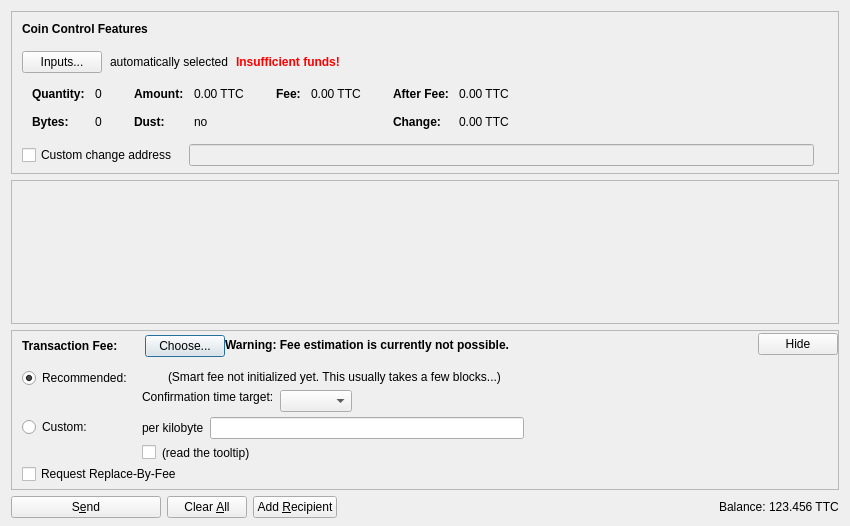
<?xml version="1.0" encoding="UTF-8"?>
<ui version="4.0">
 <class>SendCoinsDialog</class>
 <widget class="QDialog" name="SendCoinsDialog">
  <property name="geometry">
   <rect>
    <x>0</x>
    <y>0</y>
    <width>850</width>
    <height>526</height>
   </rect>
  </property>
  <property name="windowTitle">
   <string>Send Coins</string>
  </property>
  <layout class="QVBoxLayout" name="verticalLayout" stretch="0,1,0,0">
   <property name="bottomMargin">
    <number>8</number>
   </property>
   <item>
    <widget class="QFrame" name="frameCoinControl">
     <property name="sizePolicy">
      <sizepolicy hsizetype="Expanding" vsizetype="Expanding">
       <horstretch>0</horstretch>
       <verstretch>0</verstretch>
      </sizepolicy>
     </property>
     <property name="maximumSize">
      <size>
       <width>16777215</width>
       <height>16777215</height>
      </size>
     </property>
     <property name="frameShape">
      <enum>QFrame::StyledPanel</enum>
     </property>
     <property name="frameShadow">
      <enum>QFrame::Sunken</enum>
     </property>
     <layout class="QVBoxLayout" name="verticalLayoutCoinControl2">
      <property name="spacing">
       <number>0</number>
      </property>
      <property name="leftMargin">
       <number>0</number>
      </property>
      <property name="topMargin">
       <number>0</number>
      </property>
      <property name="rightMargin">
       <number>0</number>
      </property>
      <property name="bottomMargin">
       <number>6</number>
      </property>
      <item>
       <layout class="QVBoxLayout" name="verticalLayoutCoinControl" stretch="0,0,0,0,1">
        <property name="spacing">
         <number>0</number>
        </property>
        <property name="leftMargin">
         <number>10</number>
        </property>
        <property name="topMargin">
         <number>10</number>
        </property>
        <item>
         <layout class="QHBoxLayout" name="horizontalLayoutCoinControl1">
          <property name="bottomMargin">
           <number>15</number>
          </property>
          <item>
           <widget class="QLabel" name="labelCoinControlFeatures">
            <property name="sizePolicy">
             <sizepolicy hsizetype="Preferred" vsizetype="Maximum">
              <horstretch>0</horstretch>
              <verstretch>0</verstretch>
             </sizepolicy>
            </property>
            <property name="font">
             <font>
              <weight>75</weight>
              <bold>true</bold>
             </font>
            </property>
            <property name="styleSheet">
             <string notr="true">font-weight:bold;</string>
            </property>
            <property name="text">
             <string>Coin Control Features</string>
            </property>
           </widget>
          </item>
         </layout>
        </item>
        <item>
         <layout class="QHBoxLayout" name="horizontalLayoutCoinControl2" stretch="0,0,0,0">
          <property name="spacing">
           <number>8</number>
          </property>
          <property name="bottomMargin">
           <number>10</number>
          </property>
          <item>
           <widget class="QPushButton" name="pushButtonCoinControl">
            <property name="styleSheet">
             <string notr="true"/>
            </property>
            <property name="text">
             <string>Inputs...</string>
            </property>
            <property name="autoDefault">
             <bool>false</bool>
            </property>
           </widget>
          </item>
          <item>
           <widget class="QLabel" name="labelCoinControlAutomaticallySelected">
            <property name="text">
             <string>automatically selected</string>
            </property>
            <property name="margin">
             <number>5</number>
            </property>
           </widget>
          </item>
          <item>
           <widget class="QLabel" name="labelCoinControlInsuffFunds">
            <property name="font">
             <font>
              <weight>75</weight>
              <bold>true</bold>
             </font>
            </property>
            <property name="styleSheet">
             <string notr="true">color:red;font-weight:bold;</string>
            </property>
            <property name="text">
             <string>Insufficient funds!</string>
            </property>
            <property name="margin">
             <number>5</number>
            </property>
           </widget>
          </item>
          <item>
           <spacer name="horizontalSpacerCoinControl">
            <property name="orientation">
             <enum>Qt::Horizontal</enum>
            </property>
            <property name="sizeHint" stdset="0">
             <size>
              <width>40</width>
              <height>1</height>
             </size>
            </property>
           </spacer>
          </item>
         </layout>
        </item>
        <item>
         <widget class="QWidget" name="widgetCoinControl" native="true">
          <property name="sizePolicy">
           <sizepolicy hsizetype="Preferred" vsizetype="Preferred">
            <horstretch>0</horstretch>
            <verstretch>0</verstretch>
           </sizepolicy>
          </property>
          <property name="minimumSize">
           <size>
            <width>0</width>
            <height>0</height>
           </size>
          </property>
          <property name="styleSheet">
           <string notr="true"/>
          </property>
          <layout class="QHBoxLayout" name="horizontalLayoutCoinControl5">
           <property name="leftMargin">
            <number>0</number>
           </property>
           <property name="topMargin">
            <number>0</number>
           </property>
           <property name="rightMargin">
            <number>0</number>
           </property>
           <property name="bottomMargin">
            <number>0</number>
           </property>
           <item>
            <layout class="QHBoxLayout" name="horizontalLayoutCoinControl3" stretch="0,0,0,1">
             <property name="spacing">
              <number>20</number>
             </property>
             <property name="topMargin">
              <number>0</number>
             </property>
             <property name="bottomMargin">
              <number>10</number>
             </property>
             <item>
              <layout class="QFormLayout" name="formLayoutCoinControl1">
               <property name="horizontalSpacing">
                <number>10</number>
               </property>
               <property name="verticalSpacing">
                <number>14</number>
               </property>
               <property name="leftMargin">
                <number>10</number>
               </property>
               <property name="topMargin">
                <number>4</number>
               </property>
               <property name="rightMargin">
                <number>6</number>
               </property>
               <item row="0" column="0">
                <widget class="QLabel" name="labelCoinControlQuantityText">
                 <property name="font">
                  <font>
                   <weight>75</weight>
                   <bold>true</bold>
                  </font>
                 </property>
                 <property name="text">
                  <string>Quantity:</string>
                 </property>
                 <property name="margin">
                  <number>0</number>
                 </property>
                </widget>
               </item>
               <item row="0" column="1">
                <widget class="QLabel" name="labelCoinControlQuantity">
                 <property name="cursor">
                  <cursorShape>IBeamCursor</cursorShape>
                 </property>
                 <property name="contextMenuPolicy">
                  <enum>Qt::ActionsContextMenu</enum>
                 </property>
                 <property name="text">
                  <string notr="true">0</string>
                 </property>
                 <property name="margin">
                  <number>0</number>
                 </property>
                 <property name="textInteractionFlags">
                  <set>Qt::LinksAccessibleByMouse|Qt::TextSelectableByKeyboard|Qt::TextSelectableByMouse</set>
                 </property>
                </widget>
               </item>
               <item row="1" column="0">
                <widget class="QLabel" name="labelCoinControlBytesText">
                 <property name="font">
                  <font>
                   <weight>75</weight>
                   <bold>true</bold>
                  </font>
                 </property>
                 <property name="text">
                  <string>Bytes:</string>
                 </property>
                </widget>
               </item>
               <item row="1" column="1">
                <widget class="QLabel" name="labelCoinControlBytes">
                 <property name="cursor">
                  <cursorShape>IBeamCursor</cursorShape>
                 </property>
                 <property name="contextMenuPolicy">
                  <enum>Qt::ActionsContextMenu</enum>
                 </property>
                 <property name="text">
                  <string notr="true">0</string>
                 </property>
                 <property name="textInteractionFlags">
                  <set>Qt::LinksAccessibleByMouse|Qt::TextSelectableByKeyboard|Qt::TextSelectableByMouse</set>
                 </property>
                </widget>
               </item>
              </layout>
             </item>
             <item>
              <layout class="QFormLayout" name="formLayoutCoinControl2">
               <property name="horizontalSpacing">
                <number>10</number>
               </property>
               <property name="verticalSpacing">
                <number>14</number>
               </property>
               <property name="leftMargin">
                <number>6</number>
               </property>
               <property name="topMargin">
                <number>4</number>
               </property>
               <property name="rightMargin">
                <number>6</number>
               </property>
               <item row="0" column="0">
                <widget class="QLabel" name="labelCoinControlAmountText">
                 <property name="font">
                  <font>
                   <weight>75</weight>
                   <bold>true</bold>
                  </font>
                 </property>
                 <property name="text">
                  <string>Amount:</string>
                 </property>
                 <property name="margin">
                  <number>0</number>
                 </property>
                </widget>
               </item>
               <item row="0" column="1">
                <widget class="QLabel" name="labelCoinControlAmount">
                 <property name="cursor">
                  <cursorShape>IBeamCursor</cursorShape>
                 </property>
                 <property name="contextMenuPolicy">
                  <enum>Qt::ActionsContextMenu</enum>
                 </property>
                 <property name="text">
                  <string notr="true">0.00 TTC</string>
                 </property>
                 <property name="textInteractionFlags">
                  <set>Qt::LinksAccessibleByMouse|Qt::TextSelectableByKeyboard|Qt::TextSelectableByMouse</set>
                 </property>
                </widget>
               </item>
               <item row="1" column="0">
                <widget class="QLabel" name="labelCoinControlLowOutputText">
                 <property name="font">
                  <font>
                   <weight>75</weight>
                   <bold>true</bold>
                  </font>
                 </property>
                 <property name="text">
                  <string>Dust:</string>
                 </property>
                </widget>
               </item>
               <item row="1" column="1">
                <widget class="QLabel" name="labelCoinControlLowOutput">
                 <property name="cursor">
                  <cursorShape>IBeamCursor</cursorShape>
                 </property>
                 <property name="contextMenuPolicy">
                  <enum>Qt::ActionsContextMenu</enum>
                 </property>
                 <property name="text">
                  <string notr="true">no</string>
                 </property>
                 <property name="textInteractionFlags">
                  <set>Qt::LinksAccessibleByMouse|Qt::TextSelectableByKeyboard|Qt::TextSelectableByMouse</set>
                 </property>
                </widget>
               </item>
              </layout>
             </item>
             <item>
              <layout class="QFormLayout" name="formLayoutCoinControl3">
               <property name="horizontalSpacing">
                <number>10</number>
               </property>
               <property name="verticalSpacing">
                <number>14</number>
               </property>
               <property name="leftMargin">
                <number>6</number>
               </property>
               <property name="topMargin">
                <number>4</number>
               </property>
               <property name="rightMargin">
                <number>6</number>
               </property>
               <item row="0" column="0">
                <widget class="QLabel" name="labelCoinControlFeeText">
                 <property name="font">
                  <font>
                   <weight>75</weight>
                   <bold>true</bold>
                  </font>
                 </property>
                 <property name="text">
                  <string>Fee:</string>
                 </property>
                 <property name="margin">
                  <number>0</number>
                 </property>
                </widget>
               </item>
               <item row="0" column="1">
                <widget class="QLabel" name="labelCoinControlFee">
                 <property name="cursor">
                  <cursorShape>IBeamCursor</cursorShape>
                 </property>
                 <property name="contextMenuPolicy">
                  <enum>Qt::ActionsContextMenu</enum>
                 </property>
                 <property name="text">
                  <string notr="true">0.00 TTC</string>
                 </property>
                 <property name="textInteractionFlags">
                  <set>Qt::LinksAccessibleByMouse|Qt::TextSelectableByKeyboard|Qt::TextSelectableByMouse</set>
                 </property>
                </widget>
               </item>
              </layout>
             </item>
             <item>
              <layout class="QFormLayout" name="formLayoutCoinControl4">
               <property name="horizontalSpacing">
                <number>10</number>
               </property>
               <property name="verticalSpacing">
                <number>14</number>
               </property>
               <property name="leftMargin">
                <number>6</number>
               </property>
               <property name="topMargin">
                <number>4</number>
               </property>
               <property name="rightMargin">
                <number>6</number>
               </property>
               <item row="0" column="0">
                <widget class="QLabel" name="labelCoinControlAfterFeeText">
                 <property name="font">
                  <font>
                   <weight>75</weight>
                   <bold>true</bold>
                  </font>
                 </property>
                 <property name="text">
                  <string>After Fee:</string>
                 </property>
                 <property name="margin">
                  <number>0</number>
                 </property>
                </widget>
               </item>
               <item row="0" column="1">
                <widget class="QLabel" name="labelCoinControlAfterFee">
                 <property name="cursor">
                  <cursorShape>IBeamCursor</cursorShape>
                 </property>
                 <property name="contextMenuPolicy">
                  <enum>Qt::ActionsContextMenu</enum>
                 </property>
                 <property name="text">
                  <string notr="true">0.00 TTC</string>
                 </property>
                 <property name="textInteractionFlags">
                  <set>Qt::LinksAccessibleByMouse|Qt::TextSelectableByKeyboard|Qt::TextSelectableByMouse</set>
                 </property>
                </widget>
               </item>
               <item row="1" column="0">
                <widget class="QLabel" name="labelCoinControlChangeText">
                 <property name="font">
                  <font>
                   <weight>75</weight>
                   <bold>true</bold>
                  </font>
                 </property>
                 <property name="text">
                  <string>Change:</string>
                 </property>
                </widget>
               </item>
               <item row="1" column="1">
                <widget class="QLabel" name="labelCoinControlChange">
                 <property name="cursor">
                  <cursorShape>IBeamCursor</cursorShape>
                 </property>
                 <property name="contextMenuPolicy">
                  <enum>Qt::ActionsContextMenu</enum>
                 </property>
                 <property name="text">
                  <string notr="true">0.00 TTC</string>
                 </property>
                 <property name="textInteractionFlags">
                  <set>Qt::LinksAccessibleByMouse|Qt::TextSelectableByKeyboard|Qt::TextSelectableByMouse</set>
                 </property>
                </widget>
               </item>
              </layout>
             </item>
            </layout>
           </item>
          </layout>
         </widget>
        </item>
        <item>
         <layout class="QHBoxLayout" name="horizontalLayoutCoinControl4" stretch="0,0,0">
          <property name="spacing">
           <number>12</number>
          </property>
          <property name="sizeConstraint">
           <enum>QLayout::SetDefaultConstraint</enum>
          </property>
          <property name="topMargin">
           <number>5</number>
          </property>
          <property name="rightMargin">
           <number>5</number>
          </property>
          <item>
           <widget class="QCheckBox" name="checkBoxCoinControlChange">
            <property name="toolTip">
             <string>If this is activated, but the change address is empty or invalid, change will be sent to a newly generated address.</string>
            </property>
            <property name="text">
             <string>Custom change address</string>
            </property>
           </widget>
          </item>
          <item>
           <widget class="QValidatedLineEdit" name="lineEditCoinControlChange">
            <property name="enabled">
             <bool>false</bool>
            </property>
            <property name="sizePolicy">
             <sizepolicy hsizetype="Expanding" vsizetype="Fixed">
              <horstretch>0</horstretch>
              <verstretch>0</verstretch>
             </sizepolicy>
            </property>
           </widget>
          </item>
          <item>
           <widget class="QLabel" name="labelCoinControlChangeLabel">
            <property name="sizePolicy">
             <sizepolicy hsizetype="Preferred" vsizetype="Expanding">
              <horstretch>0</horstretch>
              <verstretch>0</verstretch>
             </sizepolicy>
            </property>
            <property name="minimumSize">
             <size>
              <width>0</width>
              <height>0</height>
             </size>
            </property>
            <property name="text">
             <string/>
            </property>
            <property name="margin">
             <number>3</number>
            </property>
           </widget>
          </item>
         </layout>
        </item>
        <item>
         <spacer name="verticalSpacerCoinControl">
          <property name="orientation">
           <enum>Qt::Vertical</enum>
          </property>
          <property name="sizeHint" stdset="0">
           <size>
            <width>800</width>
            <height>1</height>
           </size>
          </property>
         </spacer>
        </item>
       </layout>
      </item>
     </layout>
    </widget>
   </item>
   <item>
    <widget class="QScrollArea" name="scrollArea">
     <property name="widgetResizable">
      <bool>true</bool>
     </property>
     <widget class="QWidget" name="scrollAreaWidgetContents">
      <property name="geometry">
       <rect>
        <x>0</x>
        <y>0</y>
        <width>830</width>
        <height>104</height>
       </rect>
      </property>
      <layout class="QVBoxLayout" name="verticalLayout_2" stretch="0,1">
       <property name="leftMargin">
        <number>0</number>
       </property>
       <property name="topMargin">
        <number>0</number>
       </property>
       <property name="rightMargin">
        <number>0</number>
       </property>
       <property name="bottomMargin">
        <number>0</number>
       </property>
       <item>
        <layout class="QVBoxLayout" name="entries">
         <property name="spacing">
          <number>6</number>
         </property>
        </layout>
       </item>
       <item>
        <spacer name="verticalSpacer">
         <property name="orientation">
          <enum>Qt::Vertical</enum>
         </property>
         <property name="sizeHint" stdset="0">
          <size>
           <width>20</width>
           <height>40</height>
          </size>
         </property>
        </spacer>
       </item>
      </layout>
     </widget>
    </widget>
   </item>
   <item>
    <widget class="QFrame" name="frameFee">
     <property name="sizePolicy">
      <sizepolicy hsizetype="Expanding" vsizetype="Expanding">
       <horstretch>0</horstretch>
       <verstretch>0</verstretch>
      </sizepolicy>
     </property>
     <property name="maximumSize">
      <size>
       <width>16777215</width>
       <height>16777215</height>
      </size>
     </property>
     <property name="frameShape">
      <enum>QFrame::StyledPanel</enum>
     </property>
     <property name="frameShadow">
      <enum>QFrame::Sunken</enum>
     </property>
     <layout class="QVBoxLayout" name="verticalLayoutFee1">
      <property name="spacing">
       <number>0</number>
      </property>
      <property name="leftMargin">
       <number>0</number>
      </property>
      <property name="topMargin">
       <number>0</number>
      </property>
      <property name="rightMargin">
       <number>0</number>
      </property>
      <property name="bottomMargin">
       <number>0</number>
      </property>
      <item>
       <layout class="QVBoxLayout" name="verticalLayoutFee2" stretch="0,0,0">
        <property name="spacing">
         <number>0</number>
        </property>
        <property name="leftMargin">
         <number>10</number>
        </property>
        <property name="topMargin">
         <number>0</number>
        </property>
        <item>
         <layout class="QHBoxLayout" name="horizontalLayoutFee1">
          <property name="bottomMargin">
           <number>0</number>
          </property>
          <item>
           <layout class="QVBoxLayout" name="verticalLayoutFee7">
            <property name="spacing">
             <number>0</number>
            </property>
            <item>
             <spacer name="verticalSpacerSmartFee">
              <property name="orientation">
               <enum>Qt::Vertical</enum>
              </property>
              <property name="sizeType">
               <enum>QSizePolicy::Fixed</enum>
              </property>
              <property name="sizeHint" stdset="0">
               <size>
                <width>1</width>
                <height>4</height>
               </size>
              </property>
             </spacer>
            </item>
            <item>
             <layout class="QHBoxLayout" name="horizontalLayoutSmartFee">
              <property name="spacing">
               <number>10</number>
              </property>
              <item>
               <widget class="QLabel" name="labelFeeHeadline">
                <property name="sizePolicy">
                 <sizepolicy hsizetype="Preferred" vsizetype="Maximum">
                  <horstretch>0</horstretch>
                  <verstretch>0</verstretch>
                 </sizepolicy>
                </property>
                <property name="font">
                 <font>
                  <weight>75</weight>
                  <bold>true</bold>
                 </font>
                </property>
                <property name="styleSheet">
                 <string notr="true">font-weight:bold;</string>
                </property>
                <property name="text">
                 <string>Transaction Fee:</string>
                </property>
               </widget>
              </item>
              <item>
               <widget class="QLabel" name="labelFeeMinimized">
                <property name="text">
                 <string/>
                </property>
               </widget>
              </item>
              <item>
               <widget class="QPushButton" name="buttonChooseFee">
                <property name="text">
                 <string>Choose...</string>
                </property>
               </widget>
              </item>
             </layout>
            </item>
            <item>
             <spacer name="verticalSpacer_5">
              <property name="orientation">
               <enum>Qt::Vertical</enum>
              </property>
              <property name="sizeHint" stdset="0">
               <size>
                <width>1</width>
                <height>1</height>
               </size>
              </property>
             </spacer>
            </item>
           </layout>
          </item>
          <item>
           <widget class="QLabel" name="fallbackFeeWarningLabel">
            <property name="toolTip">
             <string>Using the fallbackfee can result in sending a transaction that will take several hours or days (or never) to confirm. Consider choosing your fee manually or wait until you have validated the complete chain.</string>
            </property>
            <property name="font">
            <font>
                <weight>75</weight>
                <bold>true</bold>
            </font>
            </property>
            <property name="text">
             <string>Warning: Fee estimation is currently not possible.</string>
            </property>
            <property name="wordWrap">
             <bool>false</bool>
            </property>
           </widget>
          </item>
          <item>
           <spacer name="horizontalSpacer_4">
            <property name="orientation">
             <enum>Qt::Horizontal</enum>
            </property>
            <property name="sizeType">
             <enum>QSizePolicy::MinimumExpanding</enum>
            </property>
            <property name="sizeHint" stdset="0">
             <size>
              <width>40</width>
              <height>20</height>
             </size>
            </property>
           </spacer>
          </item>
          <item>
           <widget class="QPushButton" name="buttonMinimizeFee">
            <property name="toolTip">
             <string>collapse fee-settings</string>
            </property>
            <property name="text">
             <string>Hide</string>
            </property>
           </widget>
          </item>
         </layout>
        </item>
        <item>
         <widget class="QFrame" name="frameFeeSelection">
          <layout class="QVBoxLayout" name="verticalLayoutFee12">
           <property name="spacing">
            <number>0</number>
           </property>
           <property name="leftMargin">
            <number>0</number>
           </property>
           <property name="topMargin">
            <number>0</number>
           </property>
           <property name="rightMargin">
            <number>0</number>
           </property>
           <property name="bottomMargin">
            <number>0</number>
           </property>
           <item>
            <layout class="QGridLayout" name="gridLayoutFee">
             <property name="topMargin">
              <number>10</number>
             </property>
             <property name="bottomMargin">
              <number>4</number>
             </property>
             <property name="horizontalSpacing">
              <number>10</number>
             </property>
             <property name="verticalSpacing">
              <number>4</number>
             </property>
             <item row="1" column="1">
              <layout class="QVBoxLayout" name="verticalLayoutFee8">
               <property name="spacing">
                <number>6</number>
               </property>
               <item>
                <layout class="QHBoxLayout" name="horizontalLayoutFee13">
                 <item>
                  <widget class="QLabel" name="labelCustomPerKilobyte">
                   <property name="toolTip">
                    <string>If the custom fee is set to 1000 satoshis and the transaction is only 250 bytes, then &quot;per kilobyte&quot; only pays 250 satoshis in fee, while &quot;total at least&quot; pays 1000 satoshis. For transactions bigger than a kilobyte both pay by kilobyte.</string>
                   </property>
                   <property name="text">
                    <string>per kilobyte</string>
                   </property>
                  </widget>
                 </item>
                 <item>
                  <widget class="TestcoinAmountField" name="customFee"/>
                 </item>
                 <item>
                  <spacer name="horizontalSpacer_6">
                   <property name="orientation">
                    <enum>Qt::Horizontal</enum>
                   </property>
                   <property name="sizeHint" stdset="0">
                    <size>
                     <width>1</width>
                     <height>1</height>
                    </size>
                   </property>
                  </spacer>
                 </item>
                </layout>
               </item>
               <item>
                <layout class="QHBoxLayout" name="horizontalLayoutFee8">
                 <item>
                  <widget class="QCheckBox" name="checkBoxMinimumFee">
                   <property name="toolTip">
                    <string>Paying only the minimum fee is just fine as long as there is less transaction volume than space in the blocks. But be aware that this can end up in a never confirming transaction once there is more demand for testcoin transactions than the network can process.</string>
                   </property>
                   <property name="text">
                    <string/>
                   </property>
                  </widget>
                 </item>
                 <item>
                  <widget class="QLabel" name="labelMinFeeWarning">
                   <property name="enabled">
                    <bool>true</bool>
                   </property>
                   <property name="toolTip">
                    <string>Paying only the minimum fee is just fine as long as there is less transaction volume than space in the blocks. But be aware that this can end up in a never confirming transaction once there is more demand for testcoin transactions than the network can process.</string>
                   </property>
                   <property name="text">
                    <string>(read the tooltip)</string>
                   </property>
                   <property name="margin">
                    <number>5</number>
                   </property>
                  </widget>
                 </item>
                 <item>
                  <spacer name="horizontalSpacer_2">
                   <property name="orientation">
                    <enum>Qt::Horizontal</enum>
                   </property>
                   <property name="sizeHint" stdset="0">
                    <size>
                     <width>1</width>
                     <height>1</height>
                    </size>
                   </property>
                  </spacer>
                 </item>
                </layout>
               </item>
              </layout>
             </item>
             <item row="0" column="0">
              <layout class="QVBoxLayout" name="verticalLayoutFee4" stretch="0,1">
               <item>
                <widget class="QRadioButton" name="radioSmartFee">
                 <property name="text">
                  <string>Recommended:</string>
                 </property>
                 <property name="checked">
                  <bool>true</bool>
                 </property>
                 <attribute name="buttonGroup">
                  <string notr="true">groupFee</string>
                 </attribute>
                </widget>
               </item>
               <item>
                <spacer name="verticalSpacer_2">
                 <property name="orientation">
                  <enum>Qt::Vertical</enum>
                 </property>
                 <property name="sizeHint" stdset="0">
                  <size>
                   <width>1</width>
                   <height>1</height>
                  </size>
                 </property>
                </spacer>
               </item>
              </layout>
             </item>
             <item row="1" column="0">
              <layout class="QVBoxLayout" name="verticalLayoutFee9" stretch="0,1">
               <item>
                <widget class="QRadioButton" name="radioCustomFee">
                 <property name="text">
                  <string>Custom:</string>
                 </property>
                 <attribute name="buttonGroup">
                  <string notr="true">groupFee</string>
                 </attribute>
                </widget>
               </item>
               <item>
                <spacer name="verticalSpacer_6">
                 <property name="orientation">
                  <enum>Qt::Vertical</enum>
                 </property>
                 <property name="sizeHint" stdset="0">
                  <size>
                   <width>1</width>
                   <height>1</height>
                  </size>
                 </property>
                </spacer>
               </item>
              </layout>
             </item>
             <item row="0" column="1">
              <layout class="QVBoxLayout" name="verticalLayoutFee3" stretch="0,0,1">
               <property name="spacing">
                <number>6</number>
               </property>
               <property name="topMargin">
                <number>2</number>
               </property>
               <item>
                <layout class="QHBoxLayout" name="horizontalLayoutFee12">
                 <item>
                  <widget class="QLabel" name="labelSmartFee">
                   <property name="text">
                    <string/>
                   </property>
                   <property name="margin">
                    <number>2</number>
                   </property>
                  </widget>
                 </item>
                 <item>
                  <widget class="QLabel" name="labelFeeEstimation">
                   <property name="text">
                    <string/>
                   </property>
                  </widget>
                 </item>
                 <item>
                  <widget class="QLabel" name="labelSmartFee2">
                   <property name="text">
                    <string>(Smart fee not initialized yet. This usually takes a few blocks...)</string>
                   </property>
                   <property name="margin">
                    <number>2</number>
                   </property>
                  </widget>
                 </item>
                 <item>
                  <spacer name="horizontalSpacer_5">
                   <property name="orientation">
                    <enum>Qt::Horizontal</enum>
                   </property>
                   <property name="sizeHint" stdset="0">
                    <size>
                     <width>1</width>
                     <height>1</height>
                    </size>
                   </property>
                  </spacer>
                 </item>
                </layout>
               </item>
               <item>
                <layout class="QHBoxLayout" name="horizontalLayoutFee9">
                 <item>
                  <layout class="QVBoxLayout" name="verticalLayoutFee6">
                   <item>
                    <widget class="QLabel" name="labelSmartFee3">
                     <property name="text">
                      <string>Confirmation time target:</string>
                     </property>
                     <property name="margin">
                      <number>2</number>
                     </property>
                    </widget>
                   </item>
                   <item>
                    <spacer name="verticalSpacer_3">
                     <property name="orientation">
                      <enum>Qt::Vertical</enum>
                     </property>
                     <property name="sizeHint" stdset="0">
                      <size>
                       <width>1</width>
                       <height>1</height>
                      </size>
                     </property>
                    </spacer>
                   </item>
                  </layout>
                 </item>
                 <item>
                  <layout class="QVBoxLayout" name="verticalLayoutFee5">
                   <property name="rightMargin">
                    <number>30</number>
                   </property>
                   <item>
                    <layout class="QHBoxLayout" name="horizontalLayoutConfTarget">
                     <property name="bottomMargin">
                      <number>0</number>
                     </property>
                     <item>
                      <widget class="QComboBox" name="confTargetSelector"/>
                     </item>
                     <item>
                      <spacer name="horizontalSpacerConfTarget">
                       <property name="orientation">
                        <enum>Qt::Horizontal</enum>
                       </property>
                       <property name="sizeHint" stdset="0">
                        <size>
                         <width>40</width>
                         <height>20</height>
                        </size>
                       </property>
                      </spacer>
                     </item>
                    </layout>
                   </item>
                  </layout>
                 </item>
                </layout>
               </item>
               <item>
                <spacer name="verticalSpacer_4">
                 <property name="orientation">
                  <enum>Qt::Vertical</enum>
                 </property>
                 <property name="sizeHint" stdset="0">
                  <size>
                   <width>1</width>
                   <height>1</height>
                  </size>
                 </property>
                </spacer>
               </item>
              </layout>
             </item>
            </layout>
           </item>
           <item>
            <widget class="QCheckBox" name="optInRBF">
             <property name="text">
              <string>Request Replace-By-Fee</string>
             </property>
             <property name="toolTip">
              <string>Indicates that the sender may wish to replace this transaction with a new one paying higher fees (prior to being confirmed).</string>
             </property>
            </widget>
           </item>
          </layout>
         </widget>
        </item>
        <item>
         <spacer name="verticalSpacerFee">
          <property name="orientation">
           <enum>Qt::Vertical</enum>
          </property>
          <property name="sizeHint" stdset="0">
           <size>
            <width>40</width>
            <height>5</height>
           </size>
          </property>
         </spacer>
        </item>
       </layout>
      </item>
     </layout>
    </widget>
   </item>
   <item>
    <layout class="QHBoxLayout" name="horizontalLayout">
     <item>
      <widget class="QPushButton" name="sendButton">
       <property name="minimumSize">
        <size>
         <width>150</width>
         <height>0</height>
        </size>
       </property>
       <property name="toolTip">
        <string>Confirm the send action</string>
       </property>
       <property name="text">
        <string>S&amp;end</string>
       </property>
       <property name="icon">
        <iconset resource="../testcoin.qrc">
         <normaloff>:/icons/send</normaloff>:/icons/send</iconset>
       </property>
       <property name="autoDefault">
        <bool>false</bool>
       </property>
       <property name="default">
        <bool>false</bool>
       </property>
      </widget>
     </item>
     <item>
      <widget class="QPushButton" name="clearButton">
       <property name="sizePolicy">
        <sizepolicy hsizetype="Minimum" vsizetype="Fixed">
         <horstretch>0</horstretch>
         <verstretch>0</verstretch>
        </sizepolicy>
       </property>
       <property name="toolTip">
        <string>Clear all fields of the form.</string>
       </property>
       <property name="text">
        <string>Clear &amp;All</string>
       </property>
       <property name="icon">
        <iconset resource="../testcoin.qrc">
         <normaloff>:/icons/remove</normaloff>:/icons/remove</iconset>
       </property>
       <property name="autoDefault">
        <bool>false</bool>
       </property>
      </widget>
     </item>
     <item>
      <widget class="QPushButton" name="addButton">
       <property name="toolTip">
        <string>Send to multiple recipients at once</string>
       </property>
       <property name="text">
        <string>Add &amp;Recipient</string>
       </property>
       <property name="icon">
        <iconset resource="../testcoin.qrc">
         <normaloff>:/icons/add</normaloff>:/icons/add</iconset>
       </property>
       <property name="autoDefault">
        <bool>false</bool>
       </property>
      </widget>
     </item>
     <item>
      <spacer name="horizontalSpacer">
       <property name="orientation">
        <enum>Qt::Horizontal</enum>
       </property>
       <property name="sizeHint" stdset="0">
        <size>
         <width>40</width>
         <height>20</height>
        </size>
       </property>
      </spacer>
     </item>
     <item>
      <layout class="QHBoxLayout" name="horizontalLayout_2">
       <property name="spacing">
        <number>3</number>
       </property>
       <item>
        <widget class="QLabel" name="label">
         <property name="sizePolicy">
          <sizepolicy hsizetype="Preferred" vsizetype="Fixed">
           <horstretch>0</horstretch>
           <verstretch>0</verstretch>
          </sizepolicy>
         </property>
         <property name="text">
          <string>Balance:</string>
         </property>
        </widget>
       </item>
       <item>
        <widget class="QLabel" name="labelBalance">
         <property name="sizePolicy">
          <sizepolicy hsizetype="Preferred" vsizetype="Fixed">
           <horstretch>0</horstretch>
           <verstretch>0</verstretch>
          </sizepolicy>
         </property>
         <property name="cursor">
          <cursorShape>IBeamCursor</cursorShape>
         </property>
         <property name="text">
          <string notr="true">123.456 TTC</string>
         </property>
         <property name="textInteractionFlags">
          <set>Qt::LinksAccessibleByMouse|Qt::TextSelectableByKeyboard|Qt::TextSelectableByMouse</set>
         </property>
        </widget>
       </item>
      </layout>
     </item>
    </layout>
   </item>
  </layout>
 </widget>
 <customwidgets>
  <customwidget>
   <class>QValidatedLineEdit</class>
   <extends>QLineEdit</extends>
   <header>qvalidatedlineedit.h</header>
  </customwidget>
  <customwidget>
   <class>TestcoinAmountField</class>
   <extends>QLineEdit</extends>
   <header>testcoinamountfield.h</header>
   <container>1</container>
  </customwidget>
 </customwidgets>
 <resources>
  <include location="../testcoin.qrc"/>
 </resources>
 <connections/>
 <buttongroups>
  <buttongroup name="groupFee"/>
 </buttongroups>
</ui>
